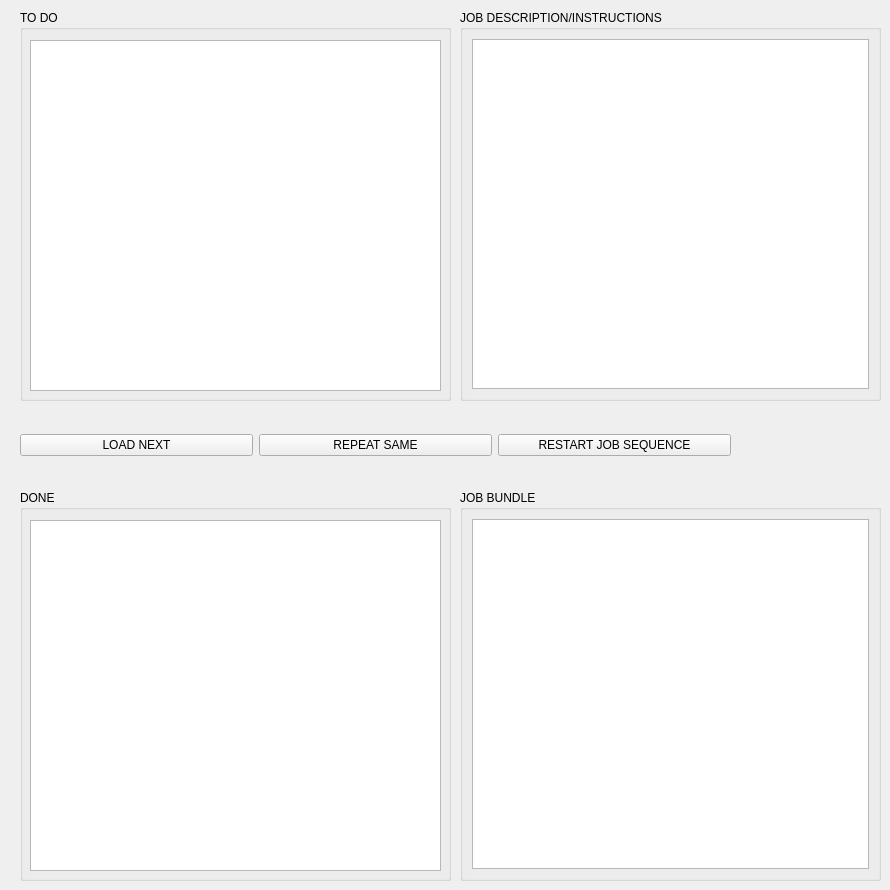
            <widget class="QWidget" name="tab_13">
             <property name="enabled">
              <bool>true</bool>
             </property>
             <attribute name="title">
              <string>JOB CARD LIST</string>
             </attribute>
             <widget class="MkGroupBox" name="groupbox_20">
              <property name="geometry">
               <rect>
                <x>20</x>
                <y>10</y>
                <width>431</width>
                <height>391</height>
               </rect>
              </property>
              <property name="title">
               <string>TO DO</string>
              </property>
              <widget class="QListWidget" name="jobs_to_process">
               <property name="geometry">
                <rect>
                 <x>10</x>
                 <y>30</y>
                 <width>411</width>
                 <height>351</height>
                </rect>
               </property>
              </widget>
             </widget>
             <widget class="MkGroupBox" name="groupbox_21">
              <property name="geometry">
               <rect>
                <x>20</x>
                <y>490</y>
                <width>431</width>
                <height>391</height>
               </rect>
              </property>
              <property name="title">
               <string>DONE</string>
              </property>
              <widget class="QListView" name="jobs_done">
               <property name="geometry">
                <rect>
                 <x>10</x>
                 <y>30</y>
                 <width>411</width>
                 <height>351</height>
                </rect>
               </property>
              </widget>
             </widget>
             <widget class="MkGroupBox" name="groupbox_22">
              <property name="geometry">
               <rect>
                <x>460</x>
                <y>10</y>
                <width>421</width>
                <height>391</height>
               </rect>
              </property>
              <property name="title">
               <string>JOB DESCRIPTION/INSTRUCTIONS</string>
              </property>
              <layout class="QVBoxLayout" name="verticalLayout_17">
               <item>
                <widget class="QTextBrowser" name="job_instructions"/>
               </item>
              </layout>
             </widget>
             <widget class="QWidget" name="widget_11" native="true">
              <property name="geometry">
               <rect>
                <x>20</x>
                <y>410</y>
                <width>711</width>
                <height>71</height>
               </rect>
              </property>
              <layout class="QGridLayout" name="gridLayout_22">
               <item row="0" column="2">
                <widget class="QPushButton" name="pushButton_14">
                 <property name="text">
                  <string>RESTART JOB SEQUENCE</string>
                 </property>
                </widget>
               </item>
               <item row="0" column="0">
                <widget class="QPushButton" name="pushButton_12">
                 <property name="text">
                  <string>LOAD NEXT</string>
                 </property>
                </widget>
               </item>
               <item row="0" column="1">
                <widget class="QPushButton" name="pushButton_3">
                 <property name="text">
                  <string>REPEAT SAME</string>
                 </property>
                </widget>
               </item>
              </layout>
             </widget>
             <widget class="MkGroupBox" name="groupbox_25">
              <property name="geometry">
               <rect>
                <x>460</x>
                <y>490</y>
                <width>421</width>
                <height>391</height>
               </rect>
              </property>
              <property name="title">
               <string>JOB BUNDLE</string>
              </property>
              <layout class="QVBoxLayout" name="verticalLayout_21">
               <item>
                <widget class="QListWidget" name="listWidget"/>
               </item>
              </layout>
             </widget>
            </widget>
